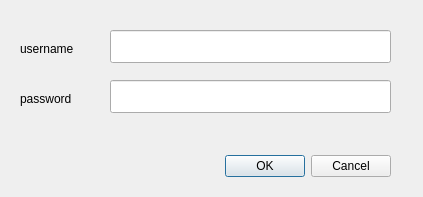
<?xml version="1.0" encoding="UTF-8"?>
<ui version="4.0">
 <class>PublishDialog</class>
 <widget class="QDialog" name="PublishDialog">
  <property name="geometry">
   <rect>
    <x>0</x>
    <y>0</y>
    <width>423</width>
    <height>197</height>
   </rect>
  </property>
  <property name="windowTitle">
   <string>Publish</string>
  </property>
  <widget class="QDialogButtonBox" name="buttonBox">
   <property name="geometry">
    <rect>
     <x>90</x>
     <y>150</y>
     <width>301</width>
     <height>32</height>
    </rect>
   </property>
   <property name="orientation">
    <enum>Qt::Horizontal</enum>
   </property>
   <property name="standardButtons">
    <set>QDialogButtonBox::Cancel|QDialogButtonBox::Ok</set>
   </property>
  </widget>
  <widget class="QLineEdit" name="usernameText">
   <property name="geometry">
    <rect>
     <x>110</x>
     <y>30</y>
     <width>281</width>
     <height>33</height>
    </rect>
   </property>
  </widget>
  <widget class="QLineEdit" name="passwordText">
   <property name="geometry">
    <rect>
     <x>110</x>
     <y>80</y>
     <width>281</width>
     <height>33</height>
    </rect>
   </property>
  </widget>
  <widget class="QLabel" name="usernameLabel">
   <property name="geometry">
    <rect>
     <x>20</x>
     <y>40</y>
     <width>60</width>
     <height>17</height>
    </rect>
   </property>
   <property name="text">
    <string>username</string>
   </property>
  </widget>
  <widget class="QLabel" name="passwordLabel">
   <property name="geometry">
    <rect>
     <x>20</x>
     <y>90</y>
     <width>60</width>
     <height>17</height>
    </rect>
   </property>
   <property name="text">
    <string>password</string>
   </property>
  </widget>
 </widget>
 <resources/>
 <connections>
  <connection>
   <sender>buttonBox</sender>
   <signal>accepted()</signal>
   <receiver>PublishDialog</receiver>
   <slot>accept()</slot>
   <hints>
    <hint type="sourcelabel">
     <x>248</x>
     <y>254</y>
    </hint>
    <hint type="destinationlabel">
     <x>157</x>
     <y>274</y>
    </hint>
   </hints>
  </connection>
  <connection>
   <sender>buttonBox</sender>
   <signal>rejected()</signal>
   <receiver>PublishDialog</receiver>
   <slot>reject()</slot>
   <hints>
    <hint type="sourcelabel">
     <x>316</x>
     <y>260</y>
    </hint>
    <hint type="destinationlabel">
     <x>286</x>
     <y>274</y>
    </hint>
   </hints>
  </connection>
 </connections>
</ui>
